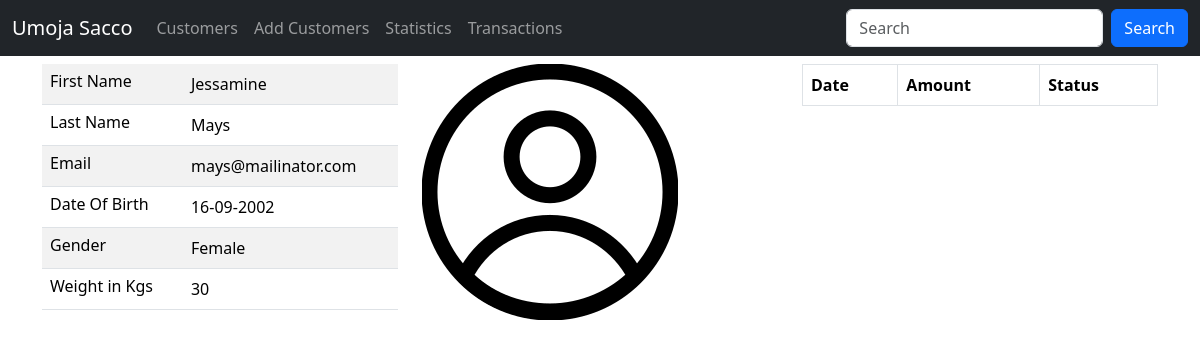
Before: /customers/details/104 with the older database file.
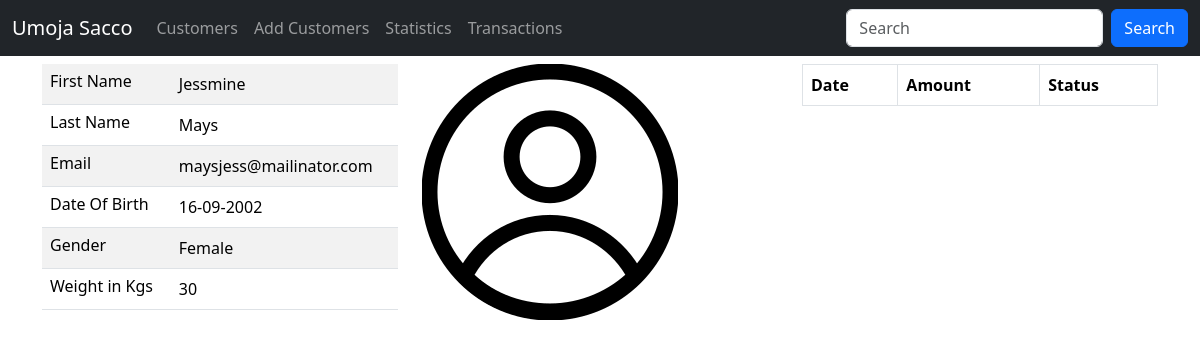
After: the same page with the newer database file.
### sacco/models.py (models this page shows, shortened)
class Customer(models.Model):
    first_name = models.CharField(max_length=30)
    last_name = models.CharField(max_length=30)
    email = models.EmailField(unique=True)
    dob = models.DateField()
    gender = models.CharField(max_length=10)
    weight = models.PositiveIntegerField(default=0)
    created_at = models.DateTimeField(auto_now_add=True)
    updated_at = models.DateTimeField(auto_now=True)
    class Meta:
        db_table = 'customers'

### sacco/views.py (the view)
# urls.py: path('customers/details/<int:customer_id>', views.customer_details, name='customer_details'),
def customer_details(request, customer_id):
    customer = Customer.objects.get(id=customer_id)
    deposits =Deposit.objects.filter(customer_id=customer_id)
    return render(request, "details.html", {"deposits":deposits, "customer":customer})

### templates/details.html (shortened to what this page needs)
{% extends 'master.html' %}
{% load static %}
{% block content %}
    <div class="container">
    <div class="row mt-2">
        <div class="col-sm-4">
            <table class="table table-striped">
                <tr>
                    <td class="h6">First Name</td>
                    <td>{{ customer.first_name }}</td>
                </tr>
                <tr>
                    <td class="h6">Last Name</td>
                    <td>{{ customer.last_name }}</td>
                </tr>
                <tr>
                    <td class="h6">Email</td>
                    <td>{{ customer.email }}</td>
                </tr>
                <tr>
                    <td class="h6">Date Of Birth</td>
                    <td>{{ customer.dob | date:"d-m-Y" }}</td>
                </tr>
                <tr>
                    <td class="h6">Gender</td>
                    <td>{{ customer.gender }}</td>
                </tr>
                <tr>
                    <td class="h6">Weight in Kgs</td>
                    <td>{{ customer.weight }}</td>
                </tr>
            </table>
        </div>
        <div class="col-sm-4">
            <img src="{% static 'profile.png' %}" alt="">
        </div>
        <div class="col-sm-4">
            <table class="table table-bordered">
                <tr>
                    <th>Date</th>
                    <th>Amount</th>
                    <th>Status</th>
                </tr>
            </table>
        </div>
    </div>
    </div>
{% endblock %}

Changed rows visible on the page:
changed Customer "Mays": first_name "Jessamine" → "Jessmine"; email "mays@mailinator.com" → "maysjess@mailinator.com"
